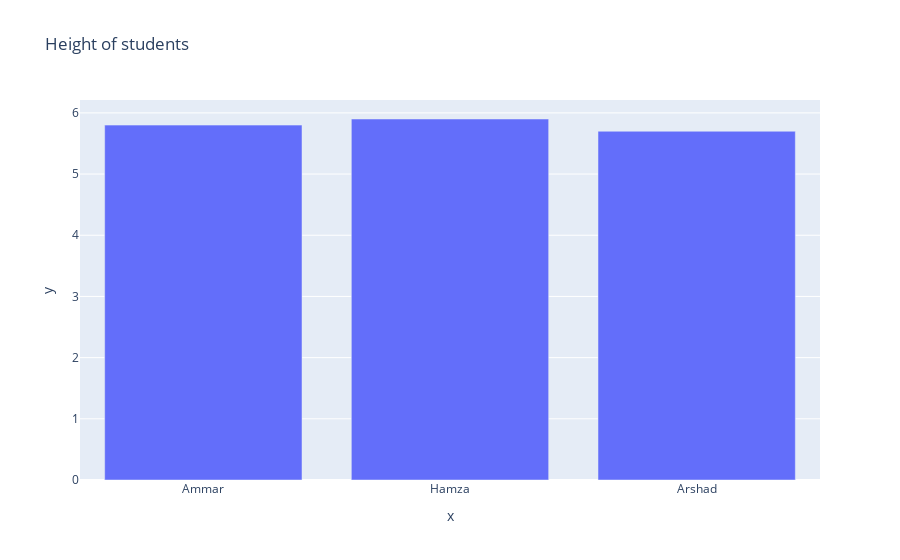

This figure's notebook cell:
### Code cell
names = ["Ammar", "Hamza", "Arshad"] 
height = [5.8, 5.9, 5.7] 

# import library 
import plotly.express as px 

# create a plot (line chart) 

px.bar(x=names, y=height, title="Height of students")

### Figure 1 — Plotly figure (JSON) as saved in the notebook; plotly's stock layout.template omitted (floating-point values rounded to 4 significant figures)
{"data": [{"alignmentgroup": "True", "hovertemplate": "x=%{x}<br>y=%{y}<extra></extra>", "legendgroup": "", "marker": {"color": "#636efa", "pattern": {"shape": ""}}, "name": "", "offsetgroup": "", "orientation": "v", "showlegend": false, "textposition": "auto", "type": "bar", "x": ["Ammar", "Hamza", "Arshad"], "xaxis": "x", "y": [5.8, 5.9, 5.7], "yaxis": "y"}], "layout": {"barmode": "relative", "legend": {"tracegroupgap": 0}, "title": {"text": "Height of students"}, "xaxis": {"anchor": "y", "domain": [0, 1], "title": {"text": "x"}}, "yaxis": {"anchor": "x", "domain": [0, 1], "title": {"text": "y"}}}}
